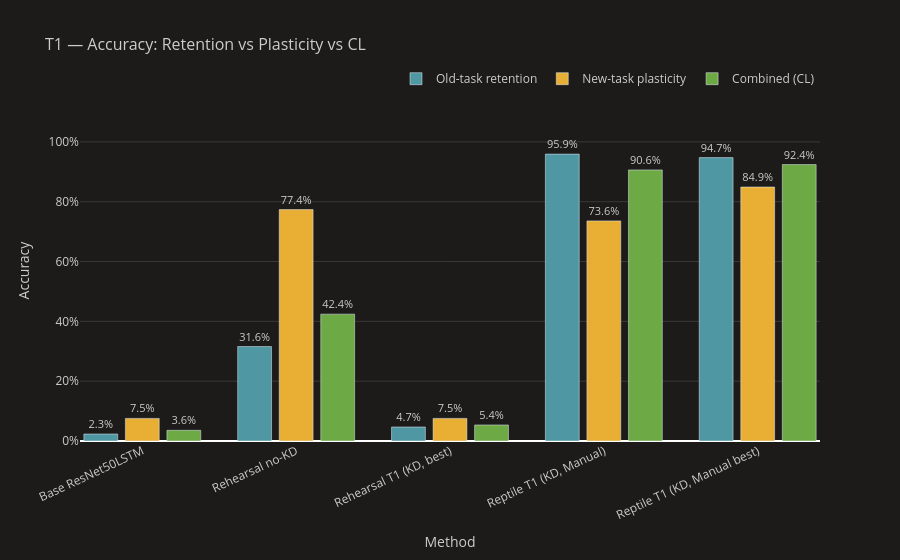

The code cell stored with this chart in its notebook:
### Code cell
fig = plot_accuracy(results_t1, task_label="T1")
fig.show()

### Figure 1 — Plotly figure (JSON) as saved in the notebook; plotly's stock layout.template omitted (floating-point values rounded to 4 significant figures)
{"data": [{"cliponaxis": false, "marker": {"color": "#4f98a3"}, "name": "Old-task retention", "text": ["2.3%", "31.6%", "4.7%", "95.9%", "94.7%"], "textfont": {"color": "#cdccca", "size": 11}, "textposition": "outside", "type": "bar", "width": 0.22, "x": [-0.27, 0.73, 1.73, 2.73, 3.73], "y": [0.02339, 0.3158, 0.04678, 0.9591, 0.9474]}, {"cliponaxis": false, "marker": {"color": "#e8af34"}, "name": "New-task plasticity", "text": ["7.5%", "77.4%", "7.5%", "73.6%", "84.9%"], "textfont": {"color": "#cdccca", "size": 11}, "textposition": "outside", "type": "bar", "width": 0.22, "x": [0, 1, 2, 3, 4], "y": [0.07547, 0.7736, 0.07547, 0.7358, 0.8491]}, {"cliponaxis": false, "marker": {"color": "#6daa45"}, "name": "Combined (CL)", "text": ["3.6%", "42.4%", "5.4%", "90.6%", "92.4%"], "textfont": {"color": "#cdccca", "size": 11}, "textposition": "outside", "type": "bar", "width": 0.22, "x": [0.27, 1.27, 2.27, 3.27, 4.27], "y": [0.03571, 0.4241, 0.05357, 0.9062, 0.9241]}], "layout": {"barmode": "group", "font": {"color": "#cdccca"}, "legend": {"bgcolor": "rgba(0,0,0,0)", "font": {"size": 12}, "orientation": "h", "x": 1, "xanchor": "right", "y": 1.02, "yanchor": "bottom"}, "paper_bgcolor": "#1c1b19", "plot_bgcolor": "#1c1b19", "title": {"font": {"color": "#cdccca", "size": 16}, "text": "T1 — Accuracy: Retention vs Plasticity vs CL"}, "xaxis": {"showgrid": false, "tickangle": -25, "tickfont": {"size": 12}, "ticktext": ["Base ResNet50LSTM", "Rehearsal no-KD", "Rehearsal T1 (KD, best)", "Reptile T1 (KD, Manual)", "Reptile T1 (KD, Manual best)"], "tickvals": [0, 1, 2, 3, 4], "title": {"text": "Method"}}, "yaxis": {"gridcolor": "#393836", "range": [0, 1.14], "tickfont": {"size": 12}, "tickformat": ".0%", "title": {"text": "Accuracy"}}}}
